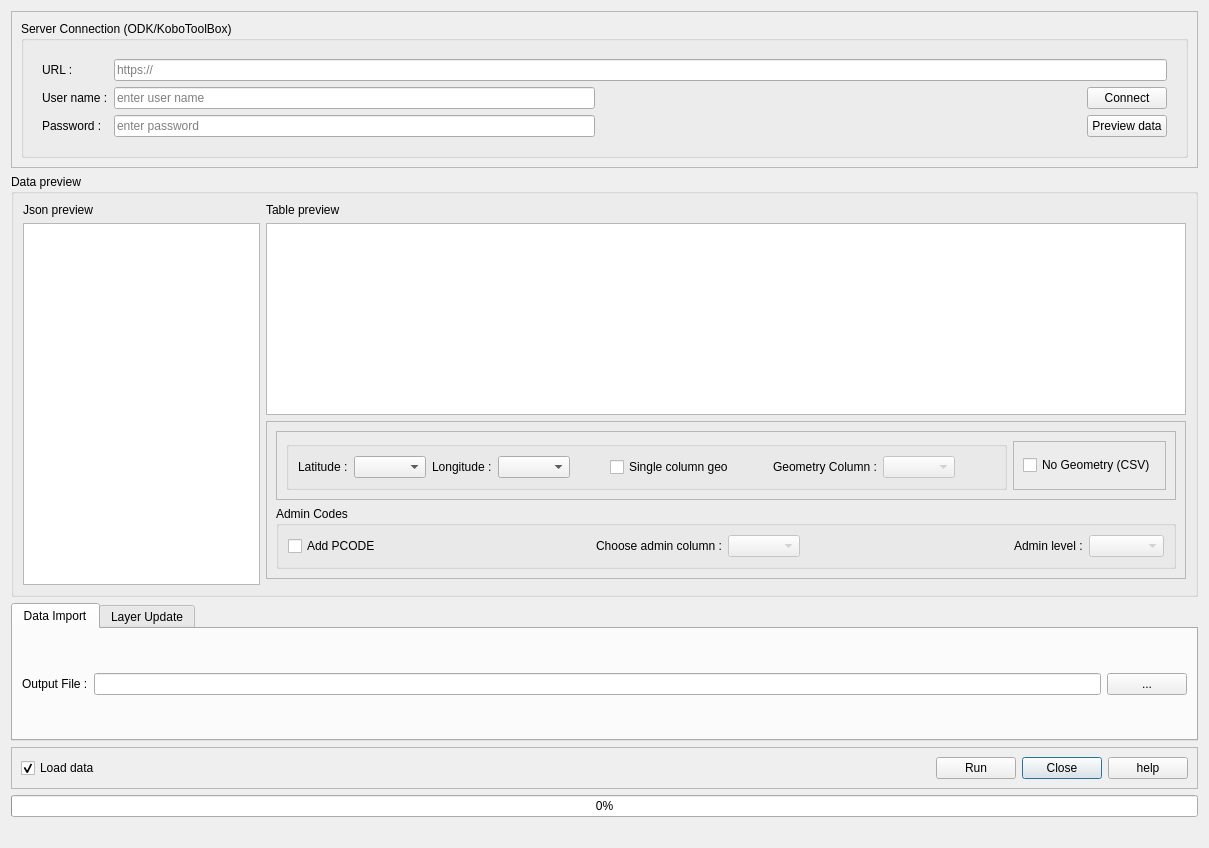
<?xml version="1.0" encoding="UTF-8"?>
<ui version="4.0">
 <class>ODKConnectorDialogBase</class>
 <widget class="QDialog" name="ODKConnectorDialogBase">
  <property name="geometry">
   <rect>
    <x>0</x>
    <y>0</y>
    <width>1209</width>
    <height>848</height>
   </rect>
  </property>
  <property name="windowTitle">
   <string>ODK Connector</string>
  </property>
  <property name="windowIcon">
   <iconset>
    <normaloff>../../../../../../../../../Downloads/icon.png</normaloff>../../../../../../../../../Downloads/icon.png</iconset>
  </property>
  <layout class="QGridLayout" name="gridLayout">
   <item row="4" column="0">
    <widget class="QFrame" name="frame_4">
     <property name="frameShape">
      <enum>QFrame::StyledPanel</enum>
     </property>
     <property name="frameShadow">
      <enum>QFrame::Raised</enum>
     </property>
     <layout class="QGridLayout" name="gridLayout_9">
      <item row="0" column="3">
       <widget class="QPushButton" name="closeMain">
        <property name="text">
         <string>Close</string>
        </property>
       </widget>
      </item>
      <item row="0" column="2">
       <widget class="QPushButton" name="runProcess">
        <property name="text">
         <string>Run</string>
        </property>
       </widget>
      </item>
      <item row="0" column="0">
       <widget class="QCheckBox" name="loadData">
        <property name="text">
         <string>Load data</string>
        </property>
        <property name="checked">
         <bool>true</bool>
        </property>
        <property name="tristate">
         <bool>false</bool>
        </property>
       </widget>
      </item>
      <item row="0" column="1">
       <spacer name="horizontalSpacer_3">
        <property name="orientation">
         <enum>Qt::Horizontal</enum>
        </property>
        <property name="sizeHint" stdset="0">
         <size>
          <width>40</width>
          <height>20</height>
         </size>
        </property>
       </spacer>
      </item>
      <item row="0" column="4">
       <widget class="QPushButton" name="help">
        <property name="text">
         <string>help</string>
        </property>
       </widget>
      </item>
     </layout>
    </widget>
   </item>
   <item row="6" column="0">
    <widget class="QLabel" name="processingMsg">
     <property name="text">
      <string/>
     </property>
    </widget>
   </item>
   <item row="5" column="0">
    <widget class="QProgressBar" name="progressBar">
     <property name="value">
      <number>0</number>
     </property>
    </widget>
   </item>
   <item row="2" column="0">
    <widget class="QGroupBox" name="groupBox_3">
     <property name="title">
      <string>Data preview</string>
     </property>
     <layout class="QGridLayout" name="gridLayout_5">
      <item row="2" column="2" colspan="2">
       <widget class="QFrame" name="frame_3">
        <property name="frameShape">
         <enum>QFrame::StyledPanel</enum>
        </property>
        <property name="frameShadow">
         <enum>QFrame::Raised</enum>
        </property>
        <layout class="QGridLayout" name="gridLayout_6">
         <item row="2" column="0" colspan="2">
          <widget class="QGroupBox" name="groupBox_5">
           <property name="title">
            <string>Admin Codes</string>
           </property>
           <layout class="QGridLayout" name="gridLayout_3">
            <item row="0" column="5">
             <widget class="QLabel" name="label_10">
              <property name="text">
               <string>Admin level :</string>
              </property>
             </widget>
            </item>
            <item row="0" column="1">
             <spacer name="horizontalSpacer_7">
              <property name="orientation">
               <enum>Qt::Horizontal</enum>
              </property>
              <property name="sizeHint" stdset="0">
               <size>
                <width>40</width>
                <height>20</height>
               </size>
              </property>
             </spacer>
            </item>
            <item row="0" column="6">
             <widget class="QComboBox" name="adminLevel">
              <property name="enabled">
               <bool>false</bool>
              </property>
              <item>
               <property name="text">
                <string/>
               </property>
              </item>
              <item>
               <property name="text">
                <string>Admin.0</string>
               </property>
              </item>
              <item>
               <property name="text">
                <string>Admin.1</string>
               </property>
              </item>
              <item>
               <property name="text">
                <string>Admin.2</string>
               </property>
              </item>
              <item>
               <property name="text">
                <string>Admin.3</string>
               </property>
              </item>
             </widget>
            </item>
            <item row="0" column="0">
             <widget class="QCheckBox" name="addPcodes">
              <property name="text">
               <string>Add PCODE</string>
              </property>
             </widget>
            </item>
            <item row="0" column="2">
             <widget class="QLabel" name="label_11">
              <property name="text">
               <string>Choose admin column :</string>
              </property>
             </widget>
            </item>
            <item row="0" column="3">
             <widget class="QComboBox" name="adminColumn">
              <property name="enabled">
               <bool>false</bool>
              </property>
             </widget>
            </item>
            <item row="0" column="4">
             <spacer name="horizontalSpacer">
              <property name="orientation">
               <enum>Qt::Horizontal</enum>
              </property>
              <property name="sizeHint" stdset="0">
               <size>
                <width>40</width>
                <height>20</height>
               </size>
              </property>
             </spacer>
            </item>
           </layout>
          </widget>
         </item>
         <item row="0" column="0" colspan="2">
          <widget class="QFrame" name="frame">
           <property name="frameShape">
            <enum>QFrame::StyledPanel</enum>
           </property>
           <property name="frameShadow">
            <enum>QFrame::Raised</enum>
           </property>
           <layout class="QGridLayout" name="gridLayout_11">
            <item row="0" column="1">
             <widget class="QGroupBox" name="groupBox_2">
              <property name="title">
               <string/>
              </property>
              <layout class="QGridLayout" name="gridLayout_7">
               <item row="0" column="3">
                <widget class="QLabel" name="label_5">
                 <property name="text">
                  <string>Longitude :</string>
                 </property>
                </widget>
               </item>
               <item row="0" column="9">
                <widget class="QComboBox" name="geometry">
                 <property name="enabled">
                  <bool>false</bool>
                 </property>
                </widget>
               </item>
               <item row="0" column="1">
                <widget class="QLabel" name="label_4">
                 <property name="text">
                  <string>Latitude :</string>
                 </property>
                </widget>
               </item>
               <item row="0" column="8">
                <widget class="QLabel" name="label_8">
                 <property name="text">
                  <string>Geometry Column :</string>
                 </property>
                </widget>
               </item>
               <item row="0" column="7">
                <spacer name="horizontalSpacer_6">
                 <property name="orientation">
                  <enum>Qt::Horizontal</enum>
                 </property>
                 <property name="sizeHint" stdset="0">
                  <size>
                   <width>40</width>
                   <height>20</height>
                  </size>
                 </property>
                </spacer>
               </item>
               <item row="0" column="5">
                <spacer name="horizontalSpacer_4">
                 <property name="orientation">
                  <enum>Qt::Horizontal</enum>
                 </property>
                 <property name="sizeHint" stdset="0">
                  <size>
                   <width>40</width>
                   <height>20</height>
                  </size>
                 </property>
                </spacer>
               </item>
               <item row="0" column="2">
                <widget class="QComboBox" name="latitude">
                 <property name="toolTip">
                  <string>latitude</string>
                 </property>
                </widget>
               </item>
               <item row="0" column="11">
                <widget class="QgsProjectionSelectionWidget" name="csr" native="true"/>
               </item>
               <item row="0" column="4">
                <widget class="QComboBox" name="longitude">
                 <property name="toolTip">
                  <string>longitude</string>
                 </property>
                </widget>
               </item>
               <item row="0" column="6">
                <widget class="QCheckBox" name="singleGeo">
                 <property name="enabled">
                  <bool>true</bool>
                 </property>
                 <property name="text">
                  <string>Single column geo</string>
                 </property>
                </widget>
               </item>
               <item row="0" column="10">
                <spacer name="horizontalSpacer_5">
                 <property name="orientation">
                  <enum>Qt::Horizontal</enum>
                 </property>
                 <property name="sizeHint" stdset="0">
                  <size>
                   <width>40</width>
                   <height>20</height>
                  </size>
                 </property>
                </spacer>
               </item>
              </layout>
             </widget>
            </item>
            <item row="0" column="2">
             <widget class="QFrame" name="frame_5">
              <property name="frameShape">
               <enum>QFrame::StyledPanel</enum>
              </property>
              <property name="frameShadow">
               <enum>QFrame::Raised</enum>
              </property>
              <layout class="QGridLayout" name="gridLayout_12">
               <item row="0" column="0">
                <widget class="QCheckBox" name="noGeometry">
                 <property name="text">
                  <string>No Geometry (CSV)</string>
                 </property>
                </widget>
               </item>
              </layout>
             </widget>
            </item>
           </layout>
          </widget>
         </item>
        </layout>
       </widget>
      </item>
      <item row="0" column="2">
       <widget class="QLabel" name="label_7">
        <property name="text">
         <string>Table preview</string>
        </property>
       </widget>
      </item>
      <item row="1" column="2" colspan="2">
       <widget class="QTableWidget" name="dataTable">
        <property name="toolTip">
         <string>preview data table</string>
        </property>
       </widget>
      </item>
      <item row="0" column="3">
       <widget class="QLabel" name="tableSize">
        <property name="text">
         <string/>
        </property>
       </widget>
      </item>
      <item row="1" column="0" rowspan="3" colspan="2">
       <widget class="QPlainTextEdit" name="jsonText">
        <property name="readOnly">
         <bool>true</bool>
        </property>
       </widget>
      </item>
      <item row="0" column="0">
       <widget class="QLabel" name="label_6">
        <property name="text">
         <string>Json preview</string>
        </property>
       </widget>
      </item>
     </layout>
    </widget>
   </item>
   <item row="3" column="0">
    <widget class="QTabWidget" name="tabWidget">
     <property name="currentIndex">
      <number>0</number>
     </property>
     <widget class="QWidget" name="dataImportTab">
      <attribute name="title">
       <string>Data Import</string>
      </attribute>
      <layout class="QGridLayout" name="gridLayout_13">
       <item row="0" column="1">
        <widget class="QLineEdit" name="outputFile"/>
       </item>
       <item row="0" column="2">
        <widget class="QPushButton" name="browsOutput">
         <property name="text">
          <string>...</string>
         </property>
        </widget>
       </item>
       <item row="0" column="0">
        <widget class="QLabel" name="label_9">
         <property name="text">
          <string>Output File :</string>
         </property>
        </widget>
       </item>
      </layout>
     </widget>
     <widget class="QWidget" name="layerUpdateTab">
      <attribute name="title">
       <string>Layer Update</string>
      </attribute>
      <layout class="QGridLayout" name="gridLayout_14">
       <item row="0" column="2">
        <widget class="QLabel" name="label_12">
         <property name="text">
          <string>Select layer to Update :</string>
         </property>
        </widget>
       </item>
       <item row="0" column="4">
        <widget class="QgsMapLayerComboBox" name="layerToUpdate">
         <property name="enabled">
          <bool>false</bool>
         </property>
        </widget>
       </item>
       <item row="0" column="1">
        <widget class="QCheckBox" name="updateLayer">
         <property name="text">
          <string>Update layer</string>
         </property>
        </widget>
       </item>
      </layout>
     </widget>
    </widget>
   </item>
   <item row="1" column="0">
    <widget class="QFrame" name="frame_7">
     <property name="frameShape">
      <enum>QFrame::StyledPanel</enum>
     </property>
     <property name="frameShadow">
      <enum>QFrame::Raised</enum>
     </property>
     <layout class="QGridLayout" name="gridLayout_17">
      <item row="0" column="0" colspan="4">
       <widget class="QGroupBox" name="groupBox">
        <property name="title">
         <string>Server Connection (ODK/KoboToolBox)</string>
        </property>
        <layout class="QGridLayout" name="gridLayout_2">
         <item row="0" column="0">
          <widget class="QFrame" name="frame_2">
           <property name="frameShape">
            <enum>QFrame::NoFrame</enum>
           </property>
           <property name="frameShadow">
            <enum>QFrame::Raised</enum>
           </property>
           <layout class="QGridLayout" name="gridLayout_4">
            <item row="0" column="0">
             <widget class="QLabel" name="label">
              <property name="text">
               <string>URL :</string>
              </property>
             </widget>
            </item>
            <item row="1" column="0">
             <widget class="QLabel" name="label_2">
              <property name="text">
               <string>User name :</string>
              </property>
             </widget>
            </item>
            <item row="1" column="1">
             <widget class="QLineEdit" name="userName">
              <property name="toolTip">
               <string>user name</string>
              </property>
              <property name="placeholderText">
               <string>enter user name</string>
              </property>
             </widget>
            </item>
            <item row="2" column="0">
             <widget class="QLabel" name="label_3">
              <property name="text">
               <string>Password :</string>
              </property>
             </widget>
            </item>
            <item row="2" column="1">
             <widget class="QLineEdit" name="password">
              <property name="toolTip">
               <string>password</string>
              </property>
              <property name="echoMode">
               <enum>QLineEdit::Password</enum>
              </property>
              <property name="placeholderText">
               <string>enter password</string>
              </property>
             </widget>
            </item>
            <item row="1" column="2">
             <spacer name="horizontalSpacer_2">
              <property name="orientation">
               <enum>Qt::Horizontal</enum>
              </property>
              <property name="sizeHint" stdset="0">
               <size>
                <width>40</width>
                <height>20</height>
               </size>
              </property>
             </spacer>
            </item>
            <item row="0" column="1" colspan="3">
             <widget class="QLineEdit" name="url">
              <property name="toolTip">
               <string>Please enter url</string>
              </property>
              <property name="placeholderText">
               <string>https://</string>
              </property>
             </widget>
            </item>
            <item row="1" column="3">
             <widget class="QPushButton" name="connect">
              <property name="text">
               <string>Connect</string>
              </property>
             </widget>
            </item>
            <item row="2" column="3">
             <widget class="QPushButton" name="previewData">
              <property name="text">
               <string>Preview data</string>
              </property>
             </widget>
            </item>
            <item row="2" column="2">
             <widget class="QLabel" name="connectionResult">
              <property name="text">
               <string/>
              </property>
             </widget>
            </item>
           </layout>
          </widget>
         </item>
        </layout>
       </widget>
      </item>
     </layout>
    </widget>
   </item>
  </layout>
 </widget>
 <customwidgets>
  <customwidget>
   <class>QgsMapLayerComboBox</class>
   <extends>QComboBox</extends>
   <header>qgsmaplayercombobox.h</header>
  </customwidget>
  <customwidget>
   <class>QgsProjectionSelectionWidget</class>
   <extends>QWidget</extends>
   <header>qgsprojectionselectionwidget.h</header>
  </customwidget>
 </customwidgets>
 <resources/>
 <connections/>
</ui>
